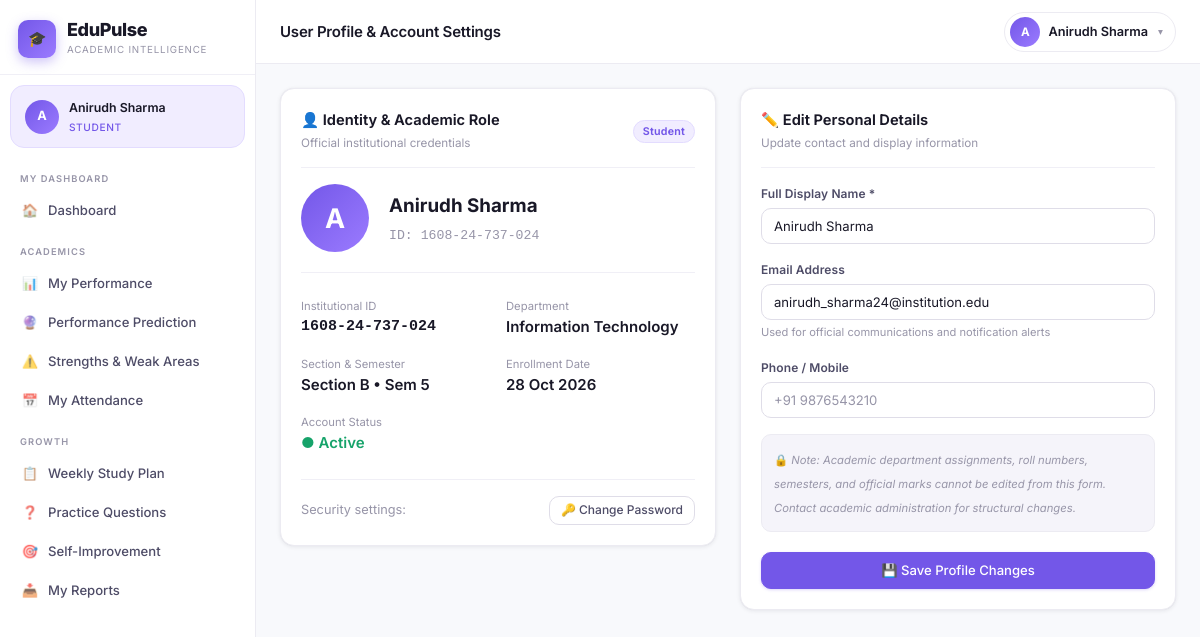
The page /profile (signed in) on the database as committed earlier.
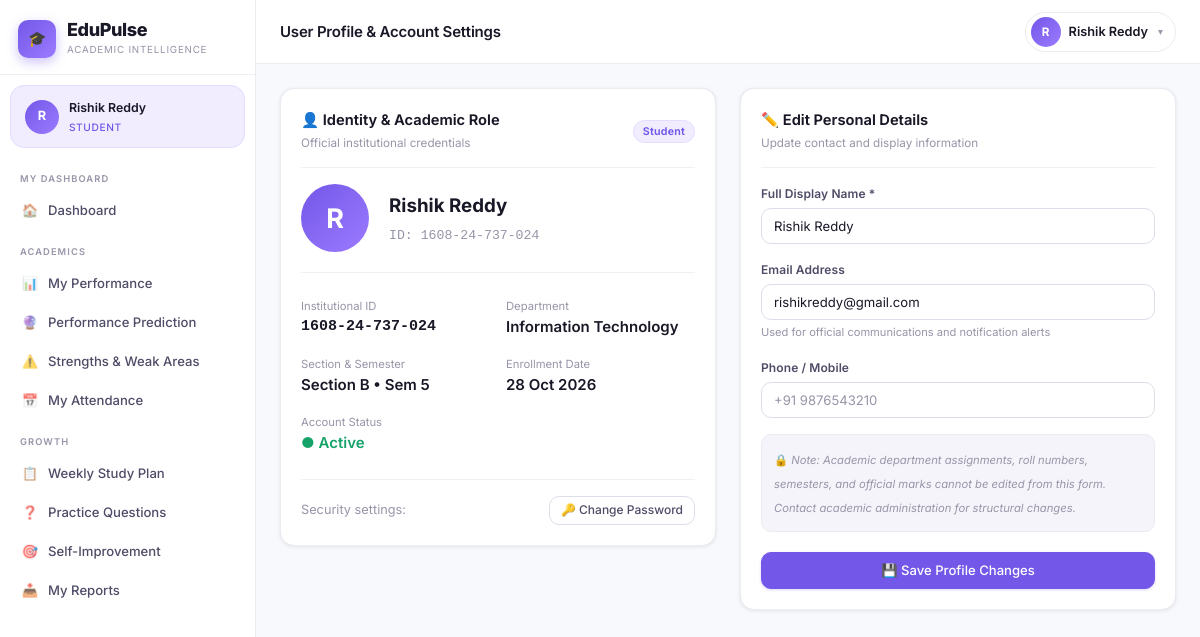
The same page on the database as committed later.
### models.py (models this page shows, shortened)
class Student(db.Model):
    __tablename__ = 'students'
    id = db.Column(db.Integer, primary_key=True)
    user_id = db.Column(db.Integer, db.ForeignKey('users.id'), unique=True, nullable=False)
    roll_number = db.Column(db.String(50), unique=True, nullable=False)
    name = db.Column(db.String(100), nullable=False)
    email = db.Column(db.String(120))
    phone = db.Column(db.String(20))
    department_id = db.Column(db.Integer, db.ForeignKey('departments.id'), nullable=False)
    section_id = db.Column(db.Integer, db.ForeignKey('sections.id'))
    academic_year_id = db.Column(db.Integer, db.ForeignKey('academic_years.id'))
    current_semester = db.Column(db.Integer, default=1)
    date_of_birth = db.Column(db.Date)
    gender = db.Column(db.String(10))
    is_active = db.Column(db.Boolean, default=True)
    enrolled_at = db.Column(db.DateTime, default=datetime.utcnow)
    academic_year = db.relationship('AcademicYear', backref='students')
    marks = db.relationship('Mark', backref='student', lazy=True)
    attendance_records = db.relationship('AttendanceRecord', backref='student', lazy=True)
    tasks = db.relationship('StudentTask', backref='student', lazy=True)
    goals = db.relationship('StudentGoal', backref='student', lazy=True)
    question_attempts = db.relationship('QuestionAttempt', backref='student', lazy=True)

### routes/auth.py (the view, shortened to what this page needs)
@auth_bp.route('/profile', methods=['GET', 'POST'])
@login_required
def profile():
    profile_obj = None
    if current_user.role == 'admin':
        profile_obj = current_user.admin
    elif current_user.role == 'faculty':
        profile_obj = current_user.faculty
    elif current_user.role == 'student':
        profile_obj = current_user.student
    return render_template('auth/profile.html', profile=profile_obj)

### templates/auth/profile.html (shortened to what the changed rows need)
{% extends 'base.html' %}
{% from 'macros/nav.html' import admin_nav, faculty_nav, student_nav %}
{% block page_title %}User Profile & Account Settings{% endblock %}
{% block nav %}
{% if current_user.role == 'admin' %}{{ admin_nav() }}
{% elif current_user.role == 'faculty' %}{{ faculty_nav() }}
{% else %}{{ student_nav() }}
{% endif %}
{% endblock %}
{% block content %}
<div class="grid-2" style="gap:24px;align-items:start;">
  <div class="card">
    <div class="card-header">
      <div>
        <div class="card-title">👤 Identity & Academic Role</div>
        <div class="card-subtitle">Official institutional credentials</div>
      </div>
      <span
        class="badge badge-{{ 'warning' if current_user.role == 'admin' else ('purple' if current_user.role == 'faculty' else 'primary') }}">
        {{ current_user.role | capitalize }}
      </span>
    </div>
    <div
      style="display:flex;align-items:center;gap:20px;margin-bottom:24px;padding-bottom:20px;border-bottom:1px solid var(--border-light);">
      <div class="user-avatar" style="width:68px;height:68px;font-size:1.8rem;flex-shrink:0;">
        {{ profile.name[0] if profile and profile.name else current_user.unique_id[0] }}
      </div>
      <div>
        <h3 style="font-size:1.25rem;font-weight:700;color:var(--text-primary);margin:0 0 4px 0;">
          {{ profile.name if profile and profile.name else current_user.unique_id }}
        </h3>
        <div style="font-family:monospace;color:var(--text-muted);font-size:0.88rem;">
          ID: {{ current_user.unique_id }}
        </div>
      </div>
    </div>
    <div style="display:grid;grid-template-columns:repeat(auto-fit,minmax(180px,1fr));gap:16px;">
      <div>
        <div class="text-xs text-muted">Institutional ID</div>
        <div style="font-weight:600;font-family:monospace;color:var(--text-primary);">{{ current_user.unique_id }}</div>
      </div>
      {% if current_user.role == 'student' and current_user.student %}
      <div>
        <div class="text-xs text-muted">Department</div>
        <div style="font-weight:600;color:var(--text-primary);">{{ current_user.student.department.name if
          current_user.student.department else 'N/A' }}</div>
      </div>
      <div>
        <div class="text-xs text-muted">Section & Semester</div>
        <div style="font-weight:600;color:var(--text-primary);">Section {{ current_user.student.section.name if
          current_user.student.section else 'A' }} • Sem {{ current_user.student.current_semester }}</div>
      </div>
      <div>
        <div class="text-xs text-muted">Enrollment Date</div>
        <div style="font-weight:600;color:var(--text-primary);">{{ current_user.student.enrolled_at.strftime('%d %b %Y')
          if current_user.student.enrolled_at else '—' }}</div>
      </div>
      {% else %}
      <div>
        <div class="text-xs text-muted">Access Level</div>
        <div style="font-weight:600;color:var(--text-primary);">System Administrator</div>
      </div>
      {% endif %}
      <div>
        <div class="text-xs text-muted">Account Status</div>
        <div style="color:var(--success);font-weight:600;">● Active</div>
      </div>
    </div>
    <div
      style="margin-top:24px;padding-top:16px;border-top:1px solid var(--border-light);display:flex;justify-content:space-between;align-items:center;">
      <span class="text-sm text-muted">Security settings:</span>
      <a href="{{ url_for('auth.change_password') }}" class="btn btn-secondary btn-sm">
        🔑 Change Password
      </a>
    </div>
  </div>
  <div class="card">
    <div class="card-header">
      <div>
        <div class="card-title">✏️ Edit Personal Details</div>
        <div class="card-subtitle">Update contact and display information</div>
      </div>
    </div>
    <form method="POST" action="{{ url_for('auth.profile') }}">
      <div class="form-group">
        <label class="form-label" for="name">Full Display Name *</label>
        <input type="text" id="name" name="name" class="form-control"
          value="{{ profile.name if profile and profile.name else '' }}" required>
      </div>
      <div class="form-group">
        <label class="form-label" for="email">Email Address</label>
        <input type="email" id="email" name="email" class="form-control"
          value="{{ profile.email if profile and profile.email else '' }}" placeholder="username@institution.edu">
        <div class="form-hint">Used for official communications and notification alerts</div>
      </div>
      <div class="form-group">
        <label class="form-label" for="phone">Phone / Mobile</label>
        <input type="tel" id="phone" name="phone" class="form-control"
          value="{{ profile.phone if profile and profile.phone else '' }}" placeholder="+91 9876543210">
      </div>
      <div
        style="background:var(--bg-surface2);border:1px solid var(--border-default);border-radius:var(--radius-md);padding:12px;margin-bottom:20px;">
        <span class="text-xs text-muted">
          🔒 <em>Note: Academic department assignments, roll numbers, semesters, and official marks cannot be edited
            from this form. Contact academic administration for structural changes.</em>
        </span>
      </div>
      <button type="submit" class="btn btn-primary" style="width:100%;justify-content:center;">
        💾 Save Profile Changes
      </button>
    </form>
  </div>
</div>
{% endblock %}

### templates/base.html (shortened to what this page needs)
<!DOCTYPE html>
<html lang="en">
<head>
  <link rel="stylesheet" href="{{ url_for('static', filename='css/style.css') }}">
</head>
<body class="{{ 'role-' + current_user.role if current_user.is_authenticated else '' }}">
{% if current_user.is_authenticated %}
<div class="app-wrapper">
  <aside class="sidebar" id="sidebar">
    <div class="sidebar-brand">
      <a href="{{ url_for(current_user.role + '.dashboard') }}" class="brand-logo">
        <div class="brand-icon">🎓</div>
        <div>
          <div class="brand-name">EduPulse</div>
          <div class="brand-tagline">Academic Intelligence</div>
        </div>
      </a>
    </div>
    {% if current_user.role == 'admin' and current_user.admin %}
    {% set display_name = current_user.admin.name %}
    {% elif current_user.role == 'faculty' and current_user.faculty %}
    {% set display_name = current_user.faculty.name %}
    {% elif current_user.role == 'student' and current_user.student %}
    {% set display_name = current_user.student.name %}
    {% else %}
    {% set display_name = current_user.unique_id %}
    {% endif %}
    <div class="sidebar-user">
      <div class="user-avatar">{{ display_name[0] if display_name else '?' }}</div>
      <div class="user-info">
        <div class="user-name">{{ display_name }}</div>
        <div class="user-role">{{ current_user.role | capitalize }}</div>
      </div>
    </div>
    <nav class="sidebar-nav">
      {% block nav %}{% endblock %}
    </nav>
  </aside>
  <div class="main-content">
    <header class="topbar">
      <div class="topbar-left">
        <div>
          <div class="page-title">{% block page_title %}Dashboard{% endblock %}</div>
        </div>
      </div>
      <div class="topbar-right">
        <div class="profile-dropdown-wrapper">
          <button type="button" class="profile-btn" onclick="toggleProfileMenu(event)" id="profileBtn">
            <div class="user-avatar" style="width:30px;height:30px;font-size:0.78rem;">{{ display_name[0] if display_name else '?' }}</div>
            <span style="font-size:0.85rem;font-weight:600;max-width:120px;overflow:hidden;text-overflow:ellipsis;white-space:nowrap;">{{ display_name }}</span>
            <span style="font-size:0.65rem;color:var(--text-muted);margin-left:2px;">▾</span>
          </button>
        </div>
      </div>
    </header>
    <main class="page-content">
      {% block content %}{% endblock %}
    </main>
  </div>
</div>
{% else %}
{% block auth_content %}{% endblock %}
{% endif %}
</body>
</html>

Rows that differ between the two databases and show on the page:
changed Student: name "A" → "R"; name "Anirudh Sharma" → "Rishik Reddy"; email "anirudh_sharma24@institution.edu" → "rishikreddy@gmail.com"
